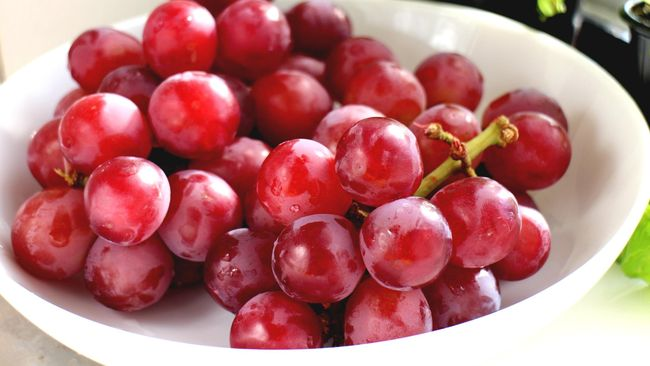
#> input picture Pengolahan Citra Digital/Dilasi dan Erosi (Hit dan Fit)/anggur.jpg, 650 x 366 px
$ python b.py
#> lines starting #> are read from the running program, lines starting #| are printed output that depends on the picture; after the words box and inside, x2 and y2 are one past the last pixel; in counts of white or black regions, pixels touching at a corner belong together
import numpy as np
import matplotlib.pyplot as plt

def rgb2gray(im):
    gray = 0.23*im[:,:,0] + 0.77*im[:,:,1] + 0.11*im[:,:,2]
    return(gray)

def gray2biner(imgray):
    biner = np.where(imgray >140, 0, 255)/255
    return(biner)

def dilasi(imbiner):
    #proses
    ase = [1,0,1]
    se = np.array([ase, ase, ase])
    h, w = imbiner.shape
    imhit = np.zeros((h, w))
    for i in range (1, h-1):
        for j in range (1, w-1):
            hasil = imbiner[i-1:i+2,j-1:j+2]*se
            if np.sum(hasil)>=1:
                imhit[i, j] = 1
    return (imhit)


def erosi(imbiner):
    bse = [1,1,1]
    se = np.array([bse, bse, bse])
    h, w = imbiner.shape
    imhit = np.zeros((h, w))
    for i in range (1, h-1):
        for j in range (1, w-1):
            hasil = imbiner[i-1:i+2,j-1:j+2]*se
            if np.sum(hasil)==9:
                imhit[i, j] = 1
    return (imhit)

def main():
    #baca citra
    im = plt.imread("anggur.jpg")
#> im is the input picture: shape (366, 650, 3); mean R, G, B 184.6, 117.1, 117.9
    im_asli = im.copy()
    imop = im.copy()

    #konversi ke gray
    imgray = rgb2gray(im)
#> in rgb2gray, `gray = 0.23*im[:,:,0] + 0.77*im[:,:,1] + 0.11*im[:,:,2]`:
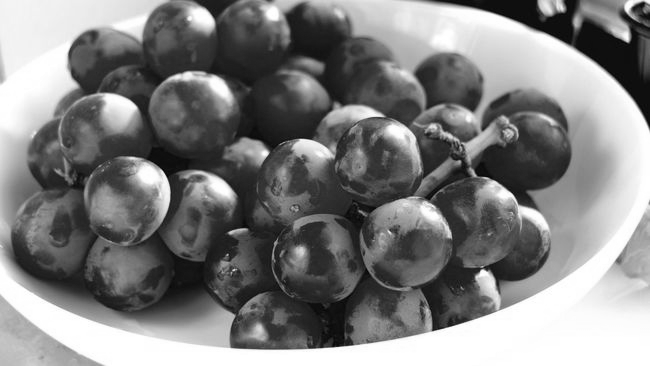
#> gray: shape (366, 650) float64; min 5.33, max 283.1, mean 145.6; drawn with min black and max white

    #konversi ke biner
    biner = gray2biner(imgray)
#> in gray2biner, `biner = np.where(imgray >140, 0, 255)/255`:
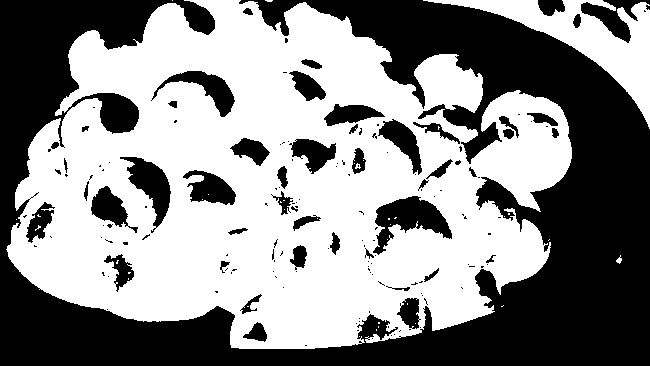
#> biner: shape (366, 650) float64; values 0 (black) and 1 (white), 54.8% white; 158 black regions (110 under 20 px), largest, box (x1, y1, x2, y2) and area: (0, 0, 650, 366) 90123, (373, 196, 452, 255) 2109, (120, 157, 171, 233) 1551

    #show image

    eros = erosi(dilasi(dilasi(dilasi(dilasi(biner)))))
#> after the loop in dilasi, `for i in range (1, h-1):`:
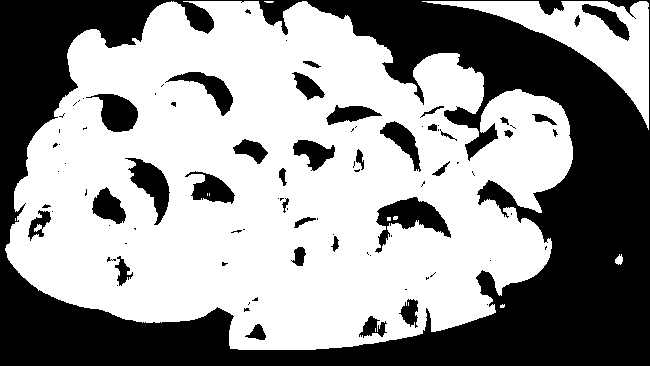
#> imhit: shape (366, 650) float64; values 0 (black) and 1 (white), 58.8% white; 89 black regions (54 under 20 px), largest, box (x1, y1, x2, y2) and area: (0, 0, 650, 366) 84976, (375, 197, 451, 253) 1675, (125, 158, 170, 225) 1262
#> after the loop in dilasi (call 2), `for i in range (1, h-1):`: imhit: shape (366, 650) float64; values 0 (black) and 1 (white), 61.9% white; 64 black regions (33 under 20 px), largest, box (x1, y1, x2, y2) and area: (0, 0, 650, 366) 80964, (378, 198, 450, 236) 1231, (132, 159, 168, 223) 1017
#> after the loop in dilasi (call 3), `for i in range (1, h-1):`: imhit: shape (366, 650) float64; values 0 (black) and 1 (white), 64.4% white; 42 black regions (18 under 20 px), largest, box (x1, y1, x2, y2) and area: (0, 0, 650, 366) 76769, (380, 200, 446, 231) 964, (101, 96, 136, 130) 822
#> after the loop in dilasi (call 4), `for i in range (1, h-1):`:
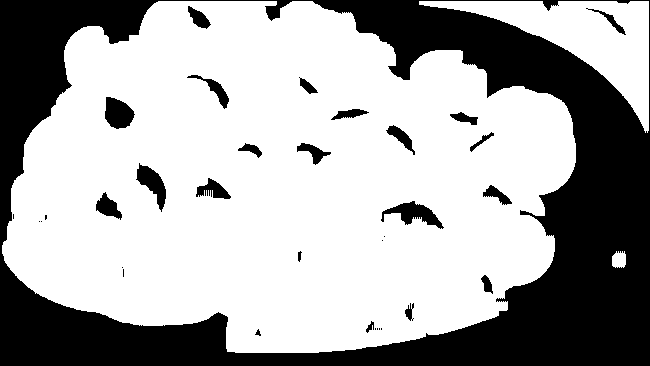
#> imhit: shape (366, 650) float64; values 0 (black) and 1 (white), 66.6% white; 34 black regions (12 under 20 px), largest, box (x1, y1, x2, y2) and area: (0, 0, 650, 366) 73935, (381, 201, 444, 229) 739, (105, 97, 135, 129) 685
#> in erosi, `bse = [1,1,1]`: bse = [1, 1, 1]
#> in erosi, `se = np.array([bse, bse, bse])`: se = [[1, 1, 1], [1, 1, 1], [1, 1, 1]]
#> after the loop in erosi, `for i in range (1, h-1):`: imhit: shape (366, 650) float64; values 0 (black) and 1 (white), 64.3% white; 27 black regions (3 under 20 px), largest, box (x1, y1, x2, y2) and area: (0, 0, 650, 366) 77022, (380, 200, 445, 230) 971, (104, 96, 136, 130) 813
    dilas = dilasi(dilasi(erosi(erosi(biner))))
#> after the loop in erosi (call 2), `for i in range (1, h-1):`: imhit: shape (366, 650) float64; values 0 (black) and 1 (white), 49.9% white; 13 white regions (8 under 20 px), largest, box (x1, y1, x2, y2) and area: (8, 1, 571, 348) 109841, (435, 1, 649, 123) 6192, (415, 55, 482, 111) 2522, (589, 1, 615, 10) 65, (367, 335, 379, 342) 27
#> after the loop in erosi (call 3), `for i in range (1, h-1):`: imhit: shape (366, 650) float64; values 0 (black) and 1 (white), 45.3% white; 16 white regions (10 under 20 px), largest, box (x1, y1, x2, y2) and area: (9, 2, 547, 347) 94124, (473, 93, 570, 207) 5692, (453, 2, 648, 118) 5284, (416, 56, 481, 109) 2241, (420, 112, 475, 140) 303, (190, 177, 201, 181) 26
#> after the loop in dilasi (call 5), `for i in range (1, h-1):`: imhit: shape (366, 650) float64; values 0 (black) and 1 (white), 49.6% white; 15 white regions (6 under 20 px), largest, box (x1, y1, x2, y2) and area: (8, 1, 548, 348) 102316, (472, 92, 571, 208) 6395, (452, 1, 649, 119) 6136
#> after the loop in dilasi (call 6), `for i in range (1, h-1):`:
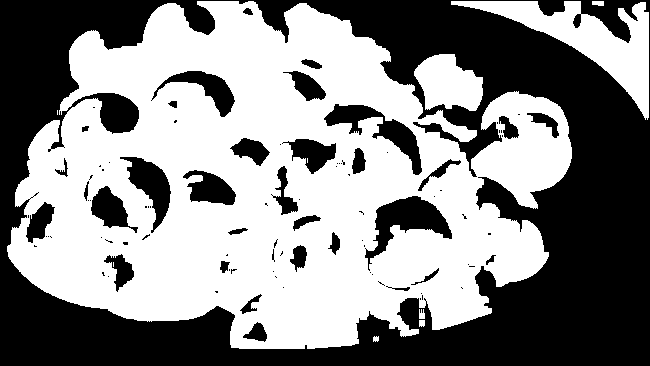
#> imhit: shape (366, 650) float64; values 0 (black) and 1 (white), 53.7% white; 96 black regions (63 under 20 px), largest, box (x1, y1, x2, y2) and area: (0, 0, 650, 366) 94124, (365, 196, 452, 271) 2329, (324, 104, 422, 175) 1959

    plt.subplot(221)
    plt.title("erosi")
    plt.imshow(eros, cmap = "gray")

    plt.subplot(222)
    plt.title("dilasi")
    plt.imshow(dilas, cmap='gray')

    plt.subplot(224)
    imop[:,:,0] = dilas * im[:,:,0]
    imop[:,:,1] = dilas * im[:,:,1]
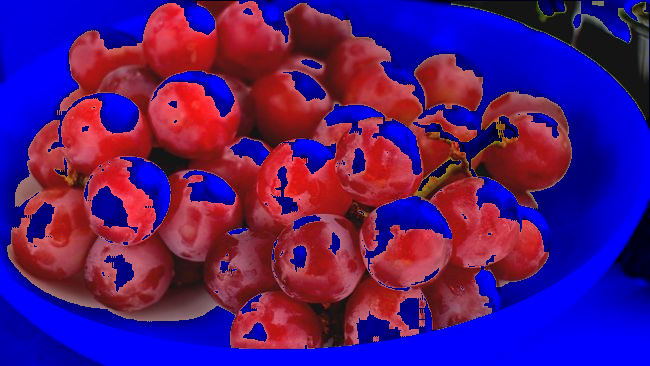
#> imop: shape (366, 650, 3); mean R, G, B 80.1, 23.6, 117.9
    imop[:,:,2] = dilas * im[:,:,2]
    plt.title("dilasi to rgb")
    plt.imshow(imop, cmap = "gray")

    plt.subplot(223)
    imop[:,:,0] = dilasi(biner) * im[:,:,0]
    imop[:,:,1] = dilasi(biner) * im[:,:,1]
    imop[:,:,2] = dilasi(biner) * im[:,:,2]
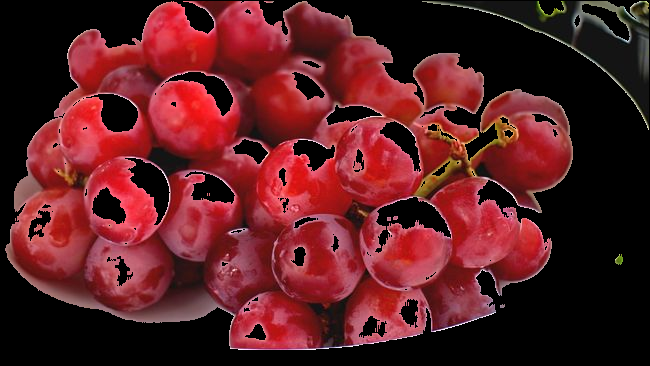
#> imop: shape (366, 650, 3); mean R, G, B 90.4, 29.9, 33.7
    plt.title("dilasi to rgb")
    plt.imshow(imop, cmap = "gray")

    plt.show()

if __name__ == "__main__":
    main()
